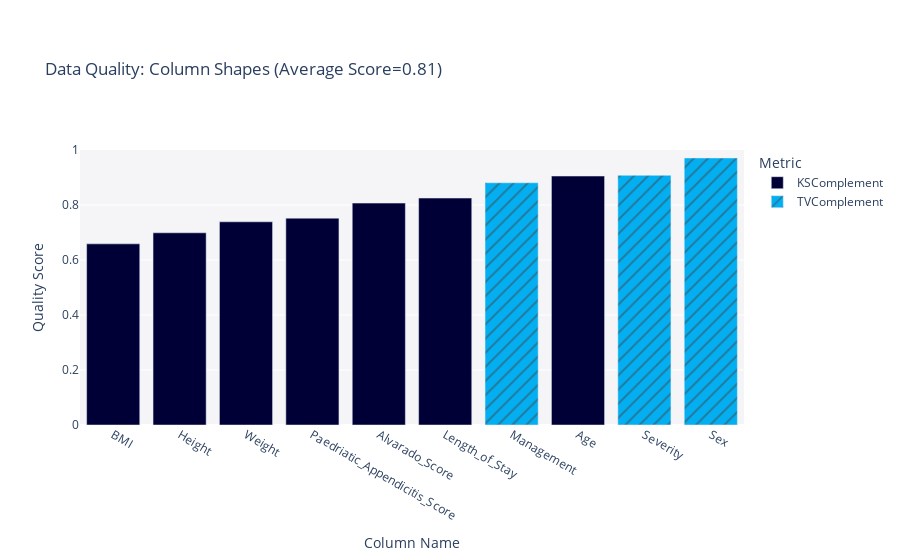

Notebook code for this chart:
### Code cell
fig = quality_report.get_visualization('Column Shapes')
fig.show()
fig.write_image(file = f"pages/evaluation/{folder_name}/images/col_shapes.png")

### Figure 1 — Plotly figure (JSON) as saved in the notebook; plotly's stock layout.template omitted (floating-point values rounded to 4 significant figures)
{"data": [{"alignmentgroup": "True", "customdata": [["KSComplement"], ["KSComplement"], ["KSComplement"], ["KSComplement"], ["KSComplement"], ["KSComplement"], ["KSComplement"]], "hovertemplate": "<b>%{hovertext}</b><br><br>Metric=%{customdata[0]}<br>Quality Score=%{y}<extra></extra>", "hovertext": ["Age", "BMI", "Height", "Weight", "Length_of_Stay", "Alvarado_Score", "Paedriatic_Appendicitis_Score"], "legendgroup": "KSComplement", "marker": {"color": "#000036", "pattern": {"shape": ""}}, "name": "KSComplement", "offsetgroup": "KSComplement", "orientation": "v", "showlegend": true, "textposition": "auto", "type": "bar", "x": ["Age", "BMI", "Height", "Weight", "Length_of_Stay", "Alvarado_Score", "Paedriatic_Appendicitis_Score"], "xaxis": "x", "y": [0.9052, 0.6587, 0.6989, 0.7389, 0.8252, 0.8068, 0.7521], "yaxis": "y"}, {"alignmentgroup": "True", "customdata": [["TVComplement"], ["TVComplement"], ["TVComplement"]], "hovertemplate": "<b>%{hovertext}</b><br><br>Metric=%{customdata[0]}<br>Quality Score=%{y}<extra></extra>", "hovertext": ["Sex", "Management", "Severity"], "legendgroup": "TVComplement", "marker": {"color": "#03AFF1", "pattern": {"shape": "/"}}, "name": "TVComplement", "offsetgroup": "TVComplement", "orientation": "v", "showlegend": true, "textposition": "auto", "type": "bar", "x": ["Sex", "Management", "Severity"], "xaxis": "x", "y": [0.9711, 0.8809, 0.9079], "yaxis": "y"}], "layout": {"barmode": "relative", "legend": {"title": {"text": "Metric"}, "tracegroupgap": 0}, "margin": {"t": 150}, "plot_bgcolor": "#F5F5F8", "title": {"text": "Data Quality: Column Shapes (Average Score=0.81)"}, "xaxis": {"anchor": "y", "categoryorder": "total ascending", "domain": [0, 1], "title": {"text": "Column Name"}}, "yaxis": {"anchor": "x", "domain": [0, 1], "range": [0, 1], "title": {"text": "Quality Score"}}}}
